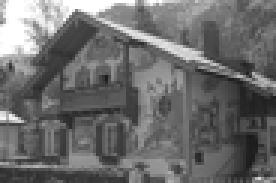
#> input picture 2. Curso CV - UNIDAD 2 y 3 - Preprocessing and feature extraction 2/sim_data-master/images/taller/house.tif, 92 x 61 px, shrunk from 384 x 256 before the run (shown 3 times larger)
$ jupyter execute --allow-errors 'Taller 1.ipynb'
#> lines starting #> are read from the running program, lines starting #| are printed output that depends on the picture
# Taller 1

[cell 1]
import cv2
import numpy as np
from matplotlib import pyplot as plt
#imagnes a trabajas
blur_link="./sim_data-master/images/taller/blur.tif"
house_link="./sim_data-master/images/taller/house.tif"
nouse_link="./sim_data-master/images/taller/noise1.tif"
race_link="./sim_data-master/images/taller/race.tif"
#leer imagenes
blur=cv2.imread(blur_link, cv2.IMREAD_GRAYSCALE)
house=cv2.imread(house_link, cv2.IMREAD_GRAYSCALE)
#> house is the input picture: shape (61, 92); min 25, max 255, mean 108.4
noise=cv2.imread(nouse_link, cv2.IMREAD_GRAYSCALE)
race=cv2.imread(race_link, cv2.IMREAD_GRAYSCALE)
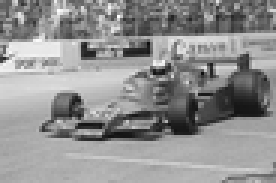
#> input picture 2. Curso CV - UNIDAD 2 y 3 - Preprocessing and feature extraction 2/sim_data-master/images/taller/race.tif, 92 x 61 px, shrunk from 384 x 256 before the run (shown 3 times larger)
#> race is the input picture: shape (61, 92); min 14, max 255, mean 144.5

## 1.	Subir el brillo en una imagen en escala de grises y mostrar el histograma. Explicar.

[cell 2]
def show_img_brillos(imagen, intencidad, title):
    plt.figure(figsize=(10, 8))  # Tamaño de la imagen

    plt.subplot(2, 2, 1)
    plt.imshow(imagen, cmap="gray")
    plt.axis("off")
    plt.title('Imagen Original')

    plt.subplot(2, 2, 2)
    histg = cv2.calcHist([imagen], [0], None, [256], [0, 256])
    plt.plot(histg)
    plt.title('Histograma sin Brillo')

    # Crear la imagen con brillo aumentado
    imagen_brillo = imagen + intencidad

    # Mostrar la imagen con brillo aumentado
    plt.subplot(2, 2, 3)
    plt.imshow(imagen_brillo, cmap="gray")
    plt.axis("off")
    plt.title('Imagen con Brillo Aumentado')

    # Calcular y mostrar el histograma de la imagen con brillo aumentado
    histg_brillo = cv2.calcHist([imagen_brillo], [0], None, [256], [0, 256])
    plt.subplot(2, 2, 4)
    plt.plot(histg_brillo)
    plt.title('Histograma con Brillo')

    plt.suptitle(title)
    plt.show()

#> (a cell that did not finish here is left out)

## 2.	Bajar el brillo en una imagen en escala de grises y mostrar el histograma.Explicar.

[cell 4]
def show_img_oscura(imagen, intencidad, title):
    plt.figure(figsize=(10, 8))  # Tamaño de la imagen

    plt.subplot(2, 2, 1)
    plt.imshow(imagen, cmap="gray")
    plt.axis("off")
    plt.title('Imagen Original')

    plt.subplot(2, 2, 2)
    histg = cv2.calcHist([imagen], [0], None, [256], [0, 256])
    plt.plot(histg)
    plt.title('Histograma sin Brillo')

    # Crear la imagen con brillo aumentado
    imagen_brillo = imagen - intencidad

    # Mostrar la imagen con brillo aumentado
    plt.subplot(2, 2, 3)
    plt.imshow(imagen_brillo, cmap="gray")
    plt.axis("off")
    plt.title('Imagen con Brillo Aumentado')

    # Calcular y mostrar el histograma de la imagen con brillo aumentado
    histg_brillo = cv2.calcHist([imagen_brillo], [0], None, [256], [0, 256])
    plt.subplot(2, 2, 4)
    plt.plot(histg_brillo)
    plt.title('Histograma con Brillo')

    plt.suptitle(title)
    plt.show()

#> (a cell that did not finish here is left out)

## 3.	Repetir puntos 1 y 2 para una imagen de color (usar histograma de cada canal en RGB).

[cell 6]
img = cv2.imread("./sim_data-master/images/taller/CompletoSupremo.jpg")
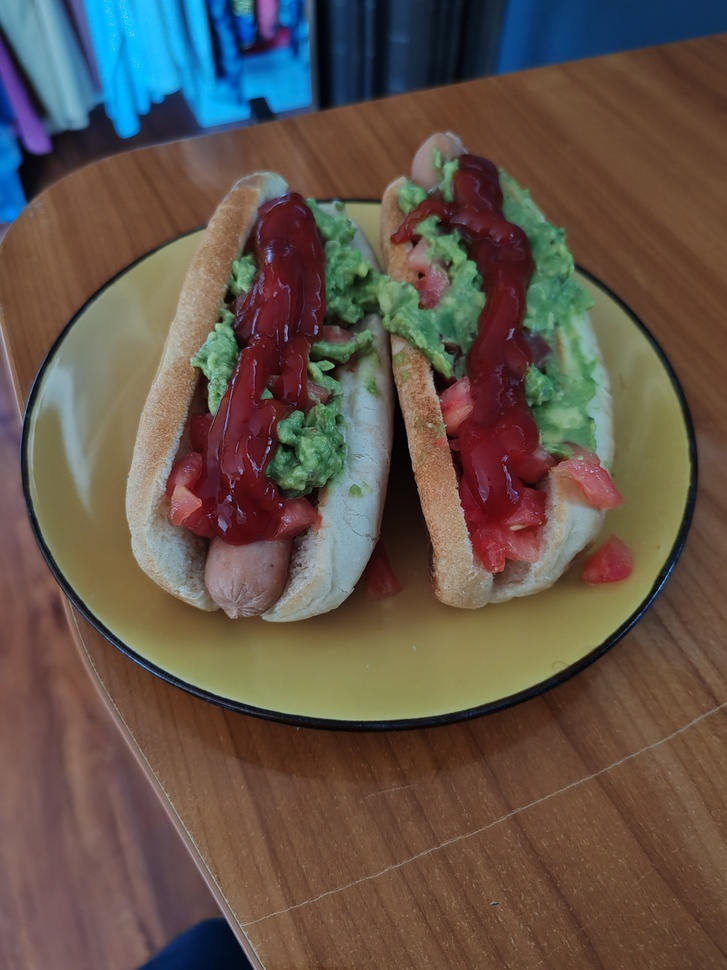
#> input picture 2. Curso CV - UNIDAD 2 y 3 - Preprocessing and feature extraction 2/sim_data-master/images/taller/CompletoSupremo.jpg, 727 x 970 px, shrunk from 3048 x 4064 before the run
#> img is the input picture: shape (970, 727, 3); mean B, G, R 74.7, 84.7, 98.7
hist_blue = cv2.calcHist([img], [0], None,[255],[0,255])
#> hist_blue = 255 values, max 12755 at index 54, min 173 at index 243, mean 2754
hist_green = cv2.calcHist([img], [1], None,[255],[0,255])
#> hist_green = 255 values, max 11748 at index 76, min 0 at index 216, mean 2765.5
hist_red = cv2.calcHist([img], [2], None,[255],[0,255])
#> hist_red = 255 values, max 12405 at index 103, min 0 at index 206, mean 2765.5

plt.plot(hist_blue,color='blue', label='blue')
plt.plot(hist_green,color='green', label='green')
plt.plot(hist_red,color='red', label='red')
plt.legend()
plt.show()
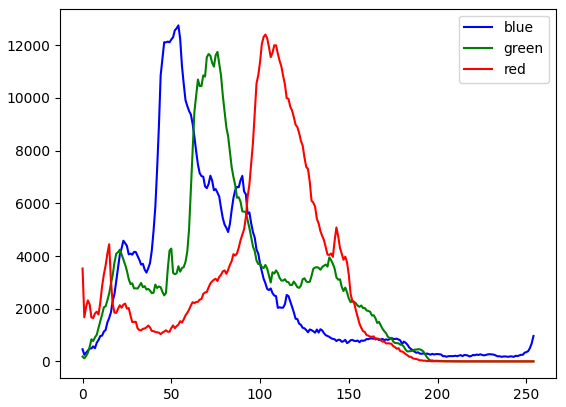
#> figure drawn by matplotlib, 1 panel; curve peaks at x = 54, y = 12755; curve peaks at x = 76, y = 11748; curve peaks at x = 103, y = 12405
